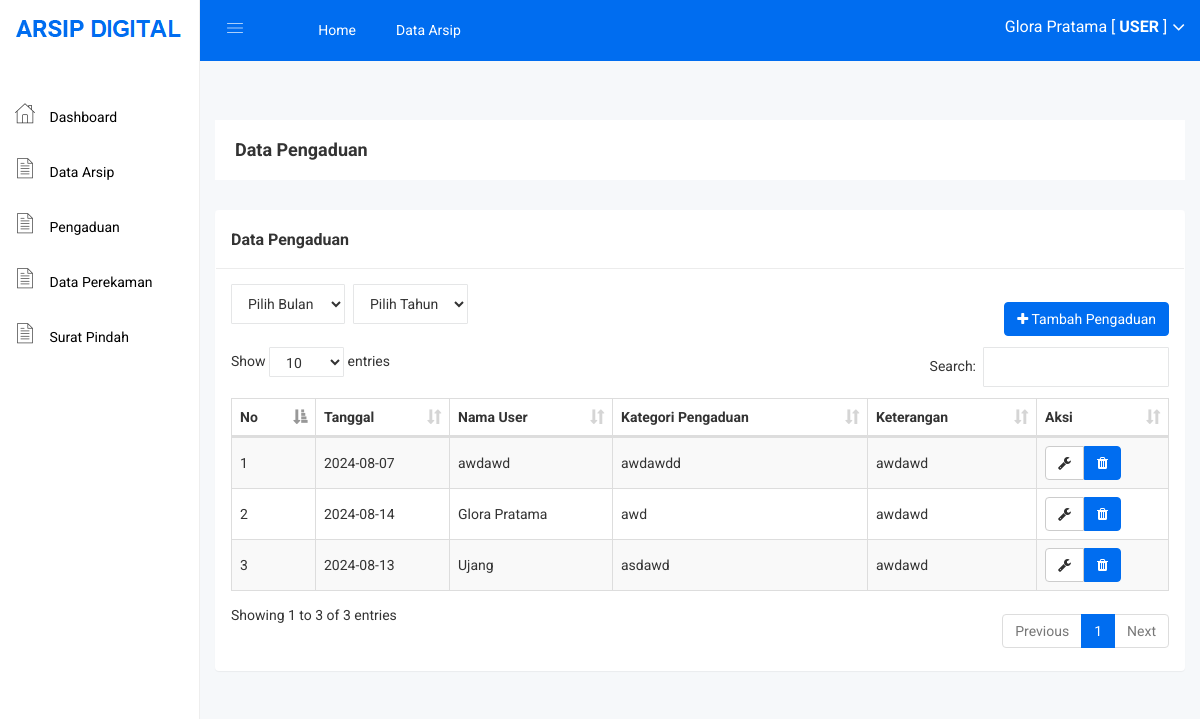
/user/pengaduan.php (signed in), run on an earlier commit of the app's database.
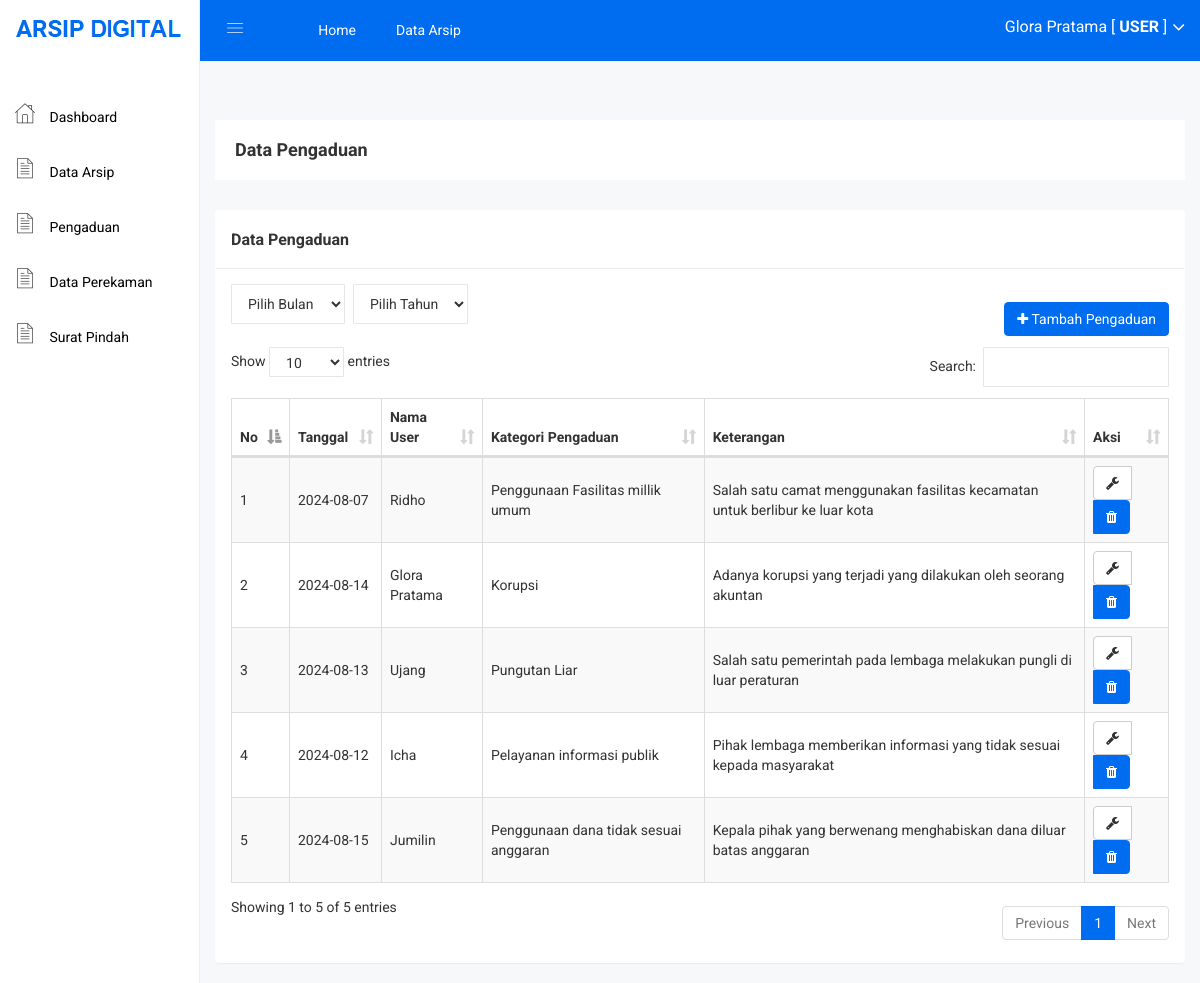
And on a later commit of the database.
### tables this page shows
CREATE TABLE IF NOT EXISTS `pengaduan` (
  `id_pengaduan` int NOT NULL AUTO_INCREMENT,
  `tanggal` date NOT NULL,
  `nama_user` varchar(255) NOT NULL,
  `kategori_pengaduan` varchar(255) NOT NULL,
  `keterangan` text NOT NULL,
  PRIMARY KEY (`id_pengaduan`)
);

### user/pengaduan.php (the view, shortened to what this page needs)
<?php include 'header.php'; ?>
<br>
<br>
<div class="breadcome-area">
    <div class="container-fluid">
        <div class="row">
            <div class="col-lg-12 col-md-12 col-sm-12 col-xs-12">
                <div class="breadcome-list">
                    <div class="row">
                        <div class="col-lg-6 col-md-6 col-sm-6 col-xs-12">
                            <div class="breadcome-heading">
                                <h4 style="margin-bottom: 0px">Data Pengaduan</h4>
                            </div>
                        </div>
                    </div>
                </div>
            </div>
        </div>
    </div>
</div>
<div class="container-fluid">
    <div class="panel panel">
        <div class="panel-heading">
            <h3 class="panel-title">Data Pengaduan</h3>
        </div>
        <div class="panel-body">
            <div class="d-flex align-items-center justify-content-between mb-2">
                <div class="d-flex">
                    <div class="form-group">
                        <?= renderMonthSelect('bulan'); ?>
                    </div>
                    <div class="form-group mx-2">
                        <?= renderYearSelect('tahun', 2020, 2025); ?>
                    </div>
                </div>
                <div>
                    <a href="pengaduan_tambah.php" class="btn btn-primary"><i class="fa fa-plus"></i> Tambah Pengaduan</a>
                </div>
            </div>
            <table id="table" class="table table-bordered table-striped table-hover table-datatable">
                <thead>
                    <tr>
                        <th>No</th>
                        <th>Tanggal</th>
                        <th>Nama User</th>
                        <th>Kategori Pengaduan</th>
                        <th>Keterangan</th>
                        <th>Aksi</th>
                    </tr>
                </thead>
                <tbody>
                    <?php
                    $no = 1;
                    $bulan = isset($_GET['bulan']) ? $_GET['bulan'] : date('m');
                    $tahun = isset($_GET['tahun']) ? $_GET['tahun'] : date('Y');
                    $data = mysqli_query($koneksi, "SELECT * FROM pengaduan WHERE MONTH(tanggal)='$bulan' AND YEAR(tanggal)='$tahun'");
                    while ($d = mysqli_fetch_array($data)) {
                    ?>
                        <tr>
                            <td><?= $no++; ?></td>
                            <td><?= $d['tanggal']; ?></td>
                            <td><?= $d['nama_user']; ?></td>
                            <td><?= $d['kategori_pengaduan']; ?></td>
                            <td><?= $d['keterangan']; ?></td>
                            <td>
                                <div class="btn-group">
                                    <a href="pengaduan_edit.php?id=<?= $d['id_pengaduan']; ?>" class="btn btn-default"><i class="fa fa-wrench"></i></a>
                                    <button type="button" class="btn btn-primary" data-toggle="modal" data-target="#deleteModal_<?= $d['id_pengaduan']; ?>">
                                        <i class="fa fa-trash"></i>
                                    </button>
                                </div>
                            </td>
                        </tr>
                    <?php
                    }
                    ?>
                </tbody>
            </table>
        </div>
    </div>
</div>
<?php include 'footer.php'; ?>

What changed in the data, as far as the page shows it:
changed pengaduan: nama_user "awdawd" → "Ridho"; kategori_pengaduan "awdawdd" → "Penggunaan Fasilitas millik umum"; keterangan "awdawd" → "Salah satu camat menggunakan fasilitas kecamatan untuk berlibur ke luar kota"
changed pengaduan "Glora Pratama": kategori_pengaduan "awd" → "Korupsi"; keterangan "awdawd" → "Adanya korupsi yang terjadi yang dilakukan oleh seorang akuntan"
changed pengaduan "Ujang": kategori_pengaduan "asdawd" → "Pungutan Liar"; keterangan "awdawd" → "Salah satu pemerintah pada lembaga melakukan pungli di luar peraturan"
added pengaduan: tanggal "2024-08-12", nama_user "Icha", kategori_pengaduan "Pelayanan informasi publik", keterangan "Pihak lembaga memberikan informasi yang tidak sesuai kepada masyarakat"
added pengaduan: tanggal "2024-08-15", nama_user "Jumilin", kategori_pengaduan "Penggunaan dana tidak sesuai anggaran", keterangan "Kepala pihak yang berwenang menghabiskan dana diluar batas anggaran"
Also different on the page:
text written by a page script: "Show entries Search: Showing 1 to 3 of 3 entries Previous 1 Next" → "Show entries Search: Showing 1 to 5 of 5 entries Previous 1 Next"
